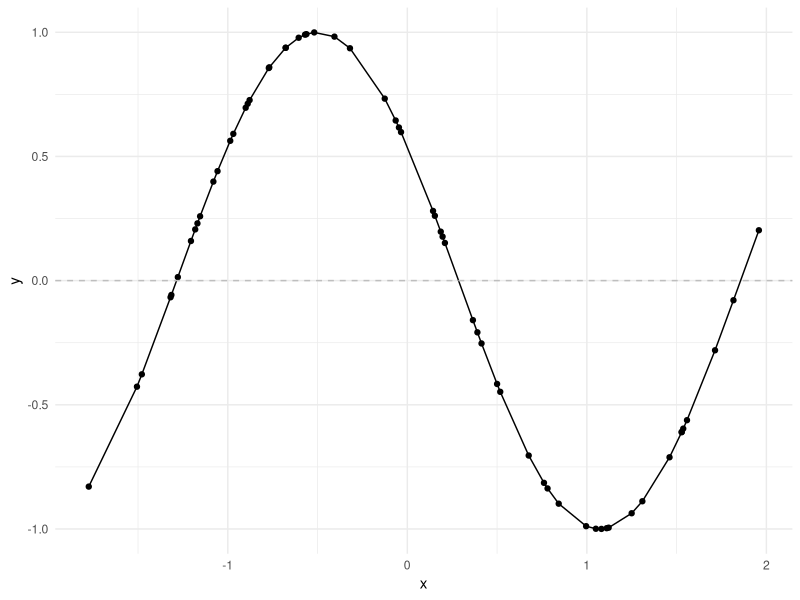
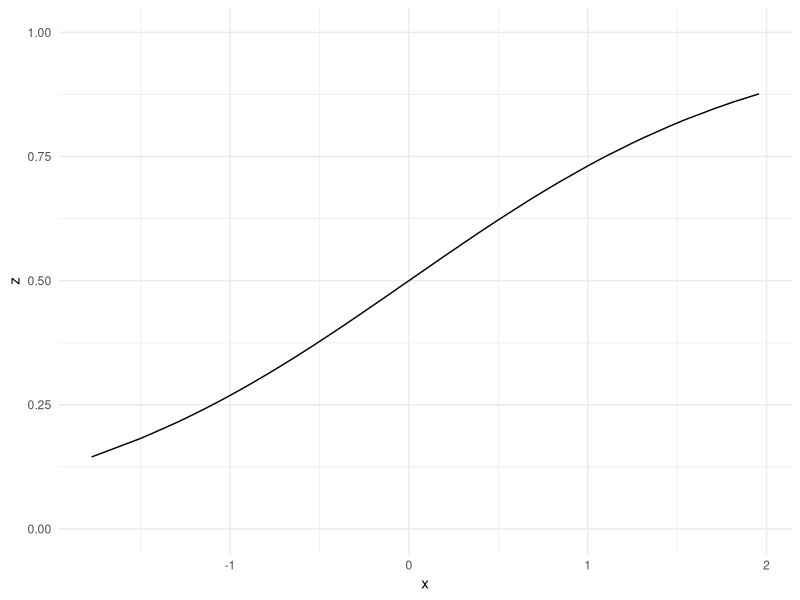
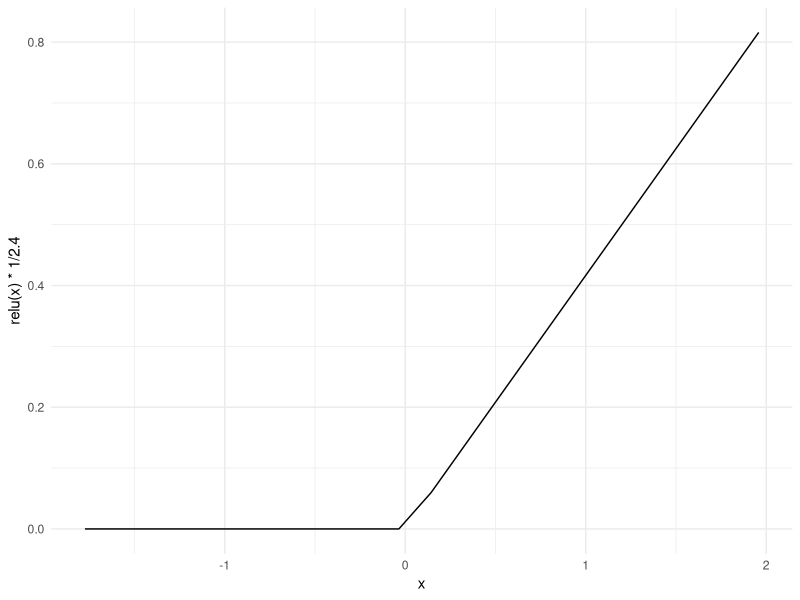
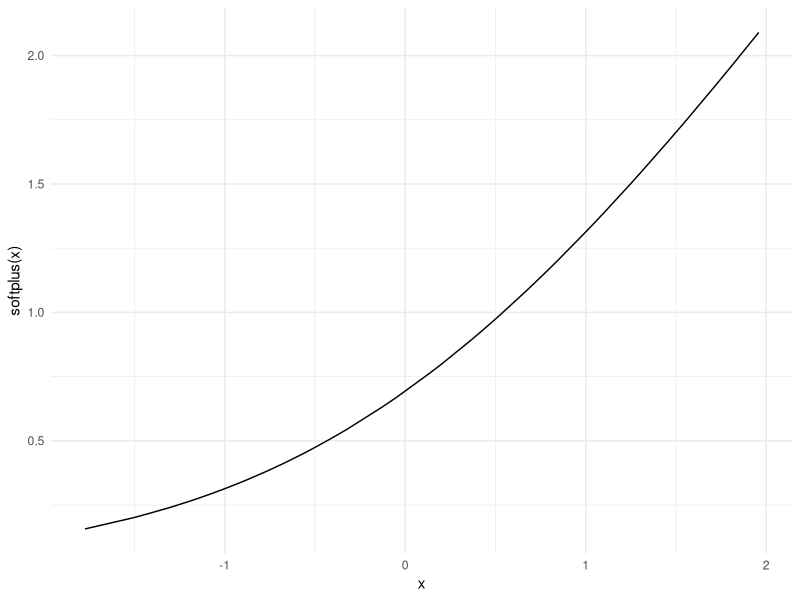
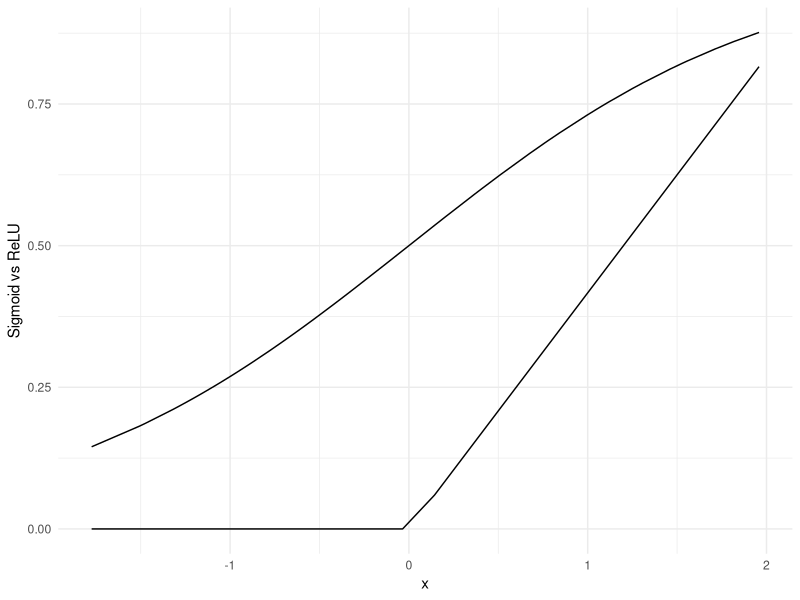
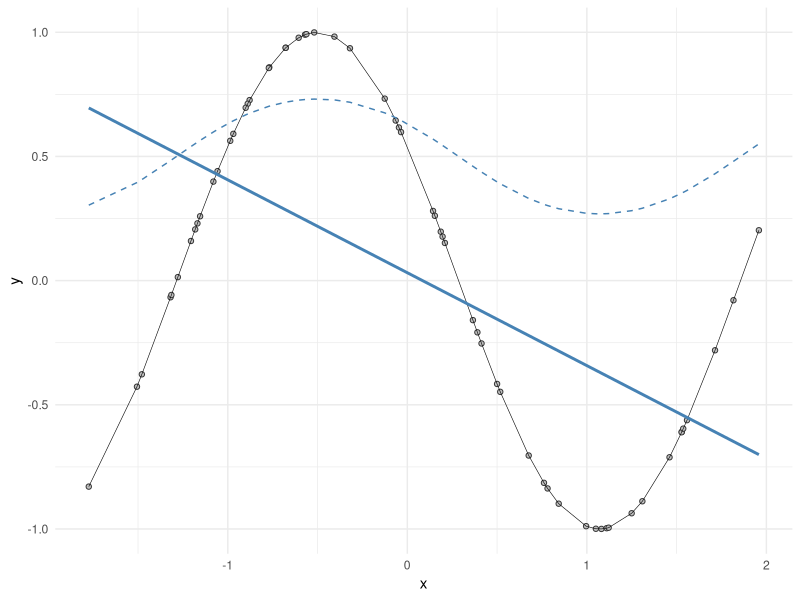
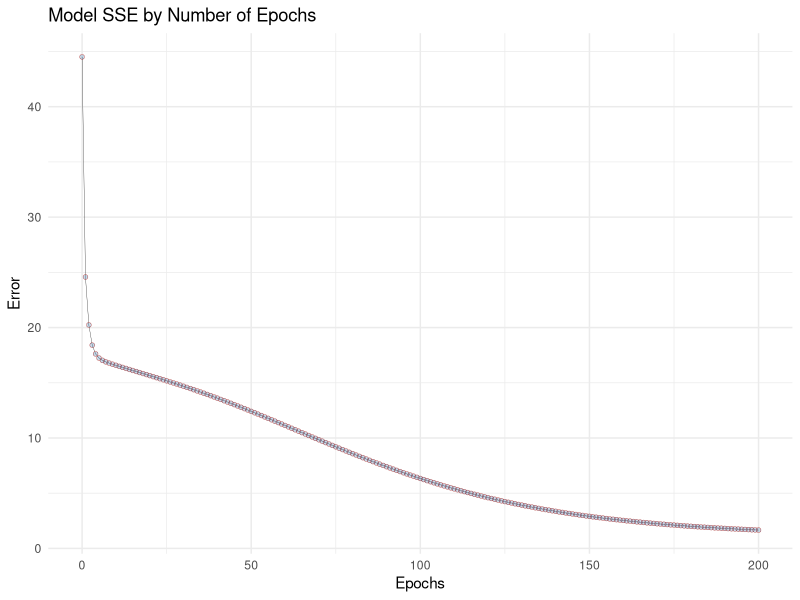
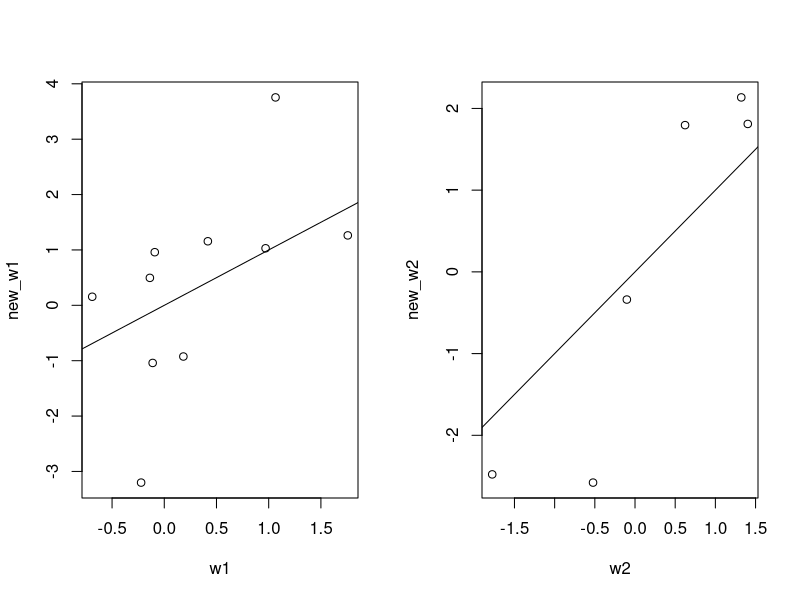

These charts were generated, in order, by the following R code:
## ---- chunk 1
rm(list=ls())
suppressMessages(library(tidyverse))
theme_set(theme_minimal())
## ---- chunk 2
set.seed(100)
x <- runif(60, min=-2, max=2)
## ---- chunk 3
y <- function(x) {
  Y = (cos(2*x + 1))
  return(Y)
}
## ---- chunk 4
#| message: false
#| warning: false
data <- tibble(y=y(x),x)
head(data)
## ---- chunk 5
data %>% summary()
## ---- chunk 6
#| fig-width: 6
#| fig-height: 4
#| fig-cap: "Synthetic Data"
#| fig-align: center
data %>%
  ggplot(aes(x, y)) +
  geom_line() +
  geom_point() +
  geom_hline(yintercept=0, 
             linetype="dashed", color="grey")
## ---- chunk 7
hidden_neurons = 5
## ---- chunk 8
sigmoid <- function(x) {
  z = (1 / (1 + exp(-x)))
  return(z)
}
## ---- chunk 9
relu <- function(x) {
  z = ifelse(x < 0, 0, x)
  return(z)
}
## ---- chunk 10
softplus <- function(x) {
  z = log(1 + exp(x))
  return(z)
}
## ---- chunk 11
#| layout-ncol: 3
#| fig-cap: 
#|   - "Sigmoid function"
#|   - "ReLU function"
#|   - "SoftPlus function"

data %>%
  mutate(z=sigmoid(x)) %>%
  ggplot() +
  geom_line(aes(x, z)) +
  ylim(0, 1)

data %>%
  ggplot() +
  geom_line(aes(x, relu(x) * 1/2.4))

data %>%
  ggplot() +
  geom_line(aes(x, softplus(x)))
## ---- chunk 12
#| fig-cap: "Sigmoid vs ReLU"
#| fig-width: 6
#| fig-height: 4
#| fig-align: center
#| echo: false
data %>%
  ggplot() +
  geom_line(aes(x, sigmoid(x))) +
  # relu resized for comparison
  geom_line(aes(x, relu(x) * 1/2.4))+
  labs(y="Sigmoid vs ReLU")
## ---- chunk 13
w1 = matrix(rnorm(2*hidden_neurons), nrow=hidden_neurons, ncol=2)
w2 = matrix(rnorm(hidden_neurons + 1), nrow=1, ncol=(hidden_neurons + 1))
## ---- chunk 14
#| message: false
#| warning: false
# use the simulation in the manipulate-data.R file
data %>%
  ggplot(aes(x, y)) +
  geom_point(shape=21, stroke=0.5, fill="grey", color="grey20") +
  geom_line(linewidth=0.2) +
  geom_smooth(method = "lm", color="steelblue", se=F) +
  geom_line(aes(x, sigmoid(y)), linetype="dashed", color="steelblue")
## ---- chunk 15
feedForward <- function(x, w1, w2, activation) {
  output <- rep(0, length(x))

  for (i in 1:length(x)) {
    a1 = w1 %*% matrix(rbind(1, x[i]), ncol=1)
    z1 = activation(a1)
    a2 = w2 %*% matrix(rbind(1, z1), ncol=1)
    output[i] = a2
  }

  return(output)
}
## ---- chunk 16
derivativeActivation <- function(x) {
  g = (sigmoid(x) * (1 - sigmoid(x)))
  return(g)
}
## ---- chunk 17
modelError <- function(x, y, w1, w2, activation) {
  # Predictions
  preds <- feedForward(x, w1, w2, activation)

  # Error calculation
  SSE <- sum((y - preds) ** 2)

  return (SSE)
}
## ---- chunk 18
backPropagation <- function(x, y, w1, w2, activation, derivativeActivation) {
  preds <- feedForward(x, w1, w2, activation) #predicted values

  derivCost <- -2 * (y - preds) #Derivative of the cost function (first term)

  dW1 <- matrix(0, ncol=2, nrow=nrow(w1)) #Gradient for w1
  dW2 <- matrix(rep(0, length(x) * (dim(w2)[2])), nrow=length(x)) #Gradient matrix for w2

  # Computing the Gradient for W2
  for (i in 1:length(x)) {
    a1 = w1 %*% matrix(rbind(1, x[i]), ncol=1)
    da2dW2 = matrix(rbind(1, activation(a1)), nrow=1)
    dW2[i,] = derivCost[i] * da2dW2
  }

  # Computing the gradient for W1
  for (i in 1:length(x)) {
    a1 = w1 %*% matrix(rbind(1, x[i]), ncol=1)
    da2da1 = derivativeActivation(a1) * matrix(w2[,-1], ncol=1)
    da2dW1 = da2da1 %*% matrix(rbind(1, x[i]), nrow=1)
    dW1 = dW1 + derivCost[i] * da2dW1
  }

  # Storing gradients for w1, w2 in a list
  gradient <- list(dW1, colSums(dW2))

  return (gradient)
}
## ---- chunk 19
SGD <- function(x, y, w1, w2, activation, derivative, learnRate, epochs) {
  SSEvec <- rep(NA, epochs) # Empty array to store SSE values after each epoch
  SSEvec[1] = modelError(x, y, w1, w2, activation)

  for (j in 1:epochs) {
    for (i in 1:length(x)) {
      gradient <- backPropagation(x[i], y[i], w1, w2, activation, derivative)
      # Adjusting model parameters for a given number of epochs
      w1 <- w1 - learnRate * gradient[[1]]
      w2 <- w2 - learnRate * gradient[[2]]
    }
    SSEvec[j+1] <- modelError(x, y, w1, w2, activation) 
    # Storing SSE values after each iteration
    }
    # Beta vector holding model parameters
    B <- list(w1, w2)
    result <- list(B, SSEvec)
    return(result)
}
## ---- chunk 20
model <- SGD(x, y(x), w1, w2, 
             activation = sigmoid, 
             derivative = derivativeActivation,
             learnRate = 0.01, 
             epochs = 200)
## ---- chunk 21
SSE <- model[[2]]
## ---- chunk 22
model_data <- tibble(x=seq(0, 200, 1), SSE)

ggplot(model_data,aes(x, SSE)) +
  geom_line(linewidth=0.1)+
  geom_point(shape=21, 
             stroke=0.2, 
             fill=alpha("steelblue", 0.3),
             color="brown") +
  labs(title="Model SSE by Number of Epochs",
       x = "Epochs", y = "Error")
## ---- chunk 23
new_w1 <- model[[1]][[1]]
new_w2 <- model[[1]][[2]]
## ---- chunk 24
par(mfrow=c(1,2))
plot(w1,new_w1)
abline(0,1)

plot(w2,new_w2)
abline(0,1)
## ---- chunk 25
y_pred <- feedForward(x, new_w1, new_w2, sigmoid)
## ---- chunk 26
data %>%
  mutate(y_pred=y_pred) %>%
  pivot_longer(cols = c(y, y_pred)) %>%
  ggplot(aes(x, value, group=name, color=name)) +
  geom_point(shape=21, stroke=0.5) +
  geom_line() +
  scale_color_discrete(type = c("steelblue", "red")) +
  labs(title= "Target Response vs. Predictions",
       x="Observations", 
       y="Responses")
